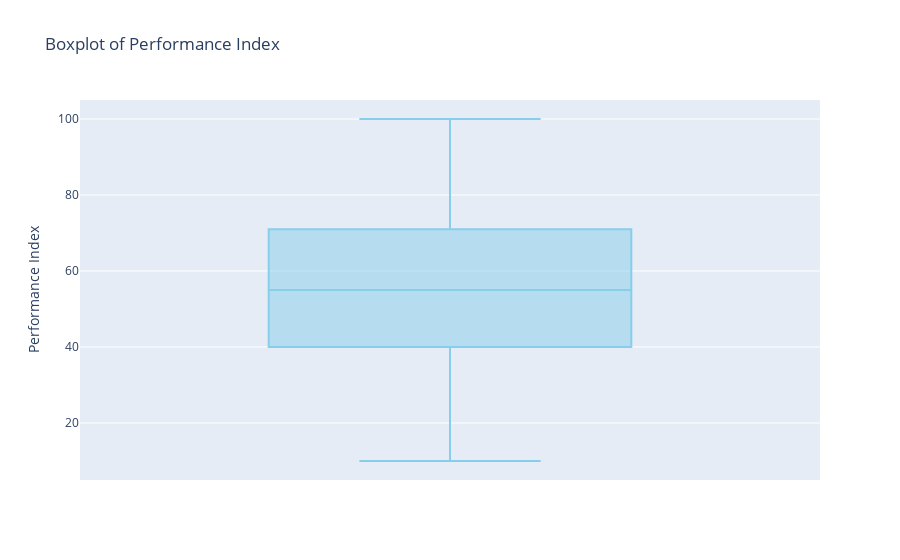

The notebook cell saved with this chart:
### Code cell
import plotly.express as px

fig = px.box(df, y='Performance Index', title="Boxplot of Performance Index", color_discrete_sequence=["skyblue"])
fig.show()

### Figure 1 — Plotly figure (JSON) as saved in the notebook; plotly's stock layout.template omitted (floating-point values rounded to 4 significant figures; data arrays with more than 128 entries replaced by an {"elided": "..."} marker saying what was removed)
{"data": [{"alignmentgroup": "True", "hovertemplate": "Performance Index=%{y}<extra></extra>", "legendgroup": "", "marker": {"color": "skyblue"}, "name": "", "notched": false, "offsetgroup": "", "orientation": "v", "showlegend": false, "type": "box", "x0": " ", "xaxis": "x", "y": {"elided": "10000 int values"}, "y0": " ", "yaxis": "y"}], "layout": {"boxmode": "group", "legend": {"tracegroupgap": 0}, "title": {"text": "Boxplot of Performance Index"}, "xaxis": {"anchor": "y", "domain": [0, 1]}, "yaxis": {"anchor": "x", "domain": [0, 1], "title": {"text": "Performance Index"}}}}
